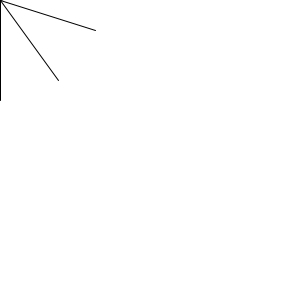
Frame 1 (no input)
Frame 60 (the mouse pressed at the canvas centre just before this capture): identical to frame 1, image omitted
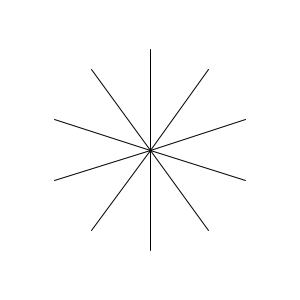
Frame 120 (the mouse held since frame 60 and released just before this capture)

The Processing sketch that drew these frames (run headless with seeded random() and noise(); from frame 60 on, the mouse is pressed at the canvas centre):

// Processing sketch: v2_star
// ── v2_star.pde
void setup() {
  size(300,300);
}

void draw() {
  background(255);
  PVector mouse = new PVector(mouseX,mouseY);
  PVector line = new PVector(0,100);
  int amount = 10;
  for (double i = 0; i < amount; i++) {
    PVector lineEnd = line.copy().add(mouse);
    line(mouse.x,mouse.y,lineEnd.x,lineEnd.y);
    line.rotate((PI * 2 / amount));
  }
}
